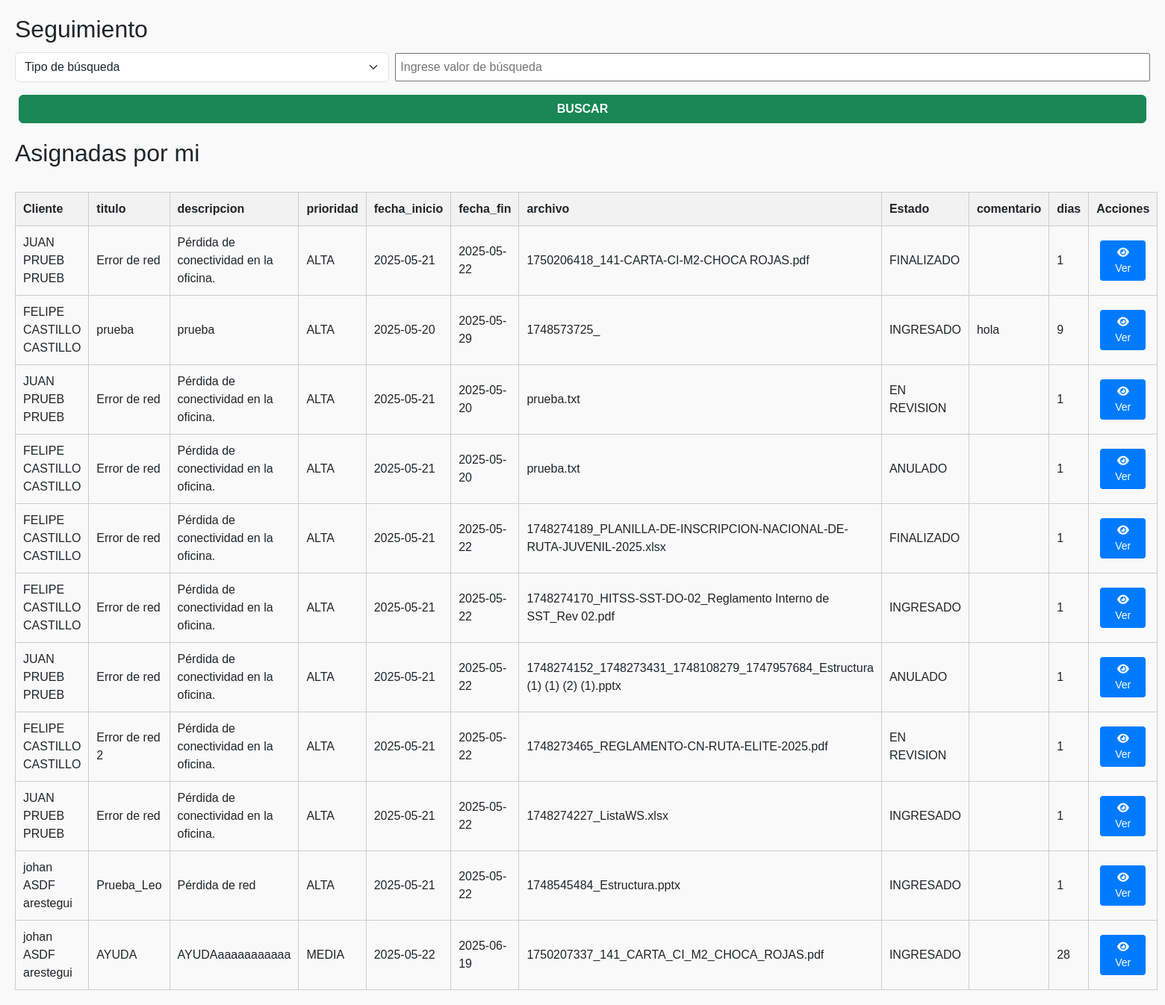
The app's page /registros/form_busc_seguimiento_incidencia.php with its own data.
### tables this page shows
CREATE TABLE `incidencia` (
  `id_incidencia` int(11) NOT NULL,
  `id_cliente` int(11) NOT NULL,
  `titulo` varchar(255) NOT NULL,
  `descripcion` text NOT NULL,
  `id_prioridad` int(11) NOT NULL,
  `fecha_inicio` date NOT NULL,
  `fecha_fin` date DEFAULT NULL,
  `archivo` varchar(255) DEFAULT NULL,
  `id_estado` int(11) NOT NULL,
  `comentarios` varchar(100) NOT NULL
);

CREATE TABLE `prioridad` (
  `id_prioridad` int(11) NOT NULL,
  `descripcion` varchar(100) NOT NULL
);

CREATE TABLE `estados_reclamos` (
  `id_estado` int(11) NOT NULL,
  `nombre_estado` varchar(50) NOT NULL
);

### php/incidencias.php (called while the page is built, shortened)
<?php
$host = "localhost";
$user = "root";
$password = "";
$database = "incidencias";
$conn = new mysqli($host, $user, $password, $database);
$sql = "SELECT i.*, e.nombre_estado , CONCAT_WS(' ', c.nombres, c.apellido_paterno, c.apellido_materno) AS nombre_cliente,
    p.descripcion AS nombre_prioridad FROM incidencia i JOIN clientes c ON i.id_cliente = c.id_cliente JOIN
    prioridad p ON i.id_prioridad = p.id_prioridad JOIN estados_reclamos e ON i.id_estado = e.id_estado ORDER BY i.id_incidencia
    ";
$result_lista = $conn->query($sql);
?>

### registros/form_busc_seguimiento_incidencia.php (the view, shortened to what this page needs)
    <?php include '../php/incidencias.php'; ?>
<!DOCTYPE html>
<html lang="es">
<head>
    <link rel="stylesheet" href="https://cdnjs.cloudflare.com/ajax/libs/font-awesome/6.5.0/css/all.min.css">
       <link href="https://cdn.jsdelivr.net/npm/bootstrap@5.3.3/dist/css/bootstrap.min.css" rel="stylesheet">
    <link rel="stylesheet" href="../css/estiloCliente.css">
    <link rel="stylesheet" href="../css/seguimiento.css">
    <link rel="stylesheet" href="../css/cliente.css">
</head>
<body>
    <h2>Seguimiento</h2>
    <div class="buscar-container">
            <div class="row g-2 mb-2">
                <div class="col-md-4">
                    <select  class="form-select" id="tipo_busqueda" aria-label="Tipo de búsqueda">
                        <option selected>Tipo de búsqueda</option>
                    </select>
                </div>
                <div class="col-md-8">
                    <input type="text" id="valor_busqueda" placeholder="Ingrese valor de búsqueda">
                </div>
            </div>
            <div class="d-grid mb-3">
                <button  id="btnBuscar" class="btn btn-success fw-bold" type="button">BUSCAR</button>
            </div>
    </div>
   <h2>Asignadas por mi</h2> <br>
    <table>
        <thead>
            <tr>
                <th>Cliente</th>
                <th>titulo</th>
                <th>descripcion</th>
                <th>prioridad</th>
                <th>fecha_inicio</th>
                <th>fecha_fin</th>
                <th>archivo</th>
                <th>Estado</th>
                <th>comentario</th>
                <th>dias</th>
                <th>Acciones</th>
            </tr>
        </thead>
        <tbody>
            <?php
                while ($row = $result_lista->fetch_assoc()):
                $fecha_inicio = new DateTime($row["fecha_inicio"]);
                $fecha_fin = new DateTime($row["fecha_fin"]);
                $diferencia = $fecha_inicio->diff($fecha_fin);
                $dias = $diferencia->days;
            ?>
            <tr>
                <td><?= $row["nombre_cliente"] ?></td>
                <td><?= $row["titulo"] ?></td>
                <td><?= $row["descripcion"] ?></td>
                <td><?= $row["nombre_prioridad"] ?></td>
                <td><?= $row["fecha_inicio"] ?></td>
                <td><?= $row["fecha_fin"] ?></td>
                <td><?= $row["archivo"] ?></td>
                <td><?= $row["nombre_estado"] ?></td>
                <td><?= $row["comentarios"] ?></td>
                <td><?= $dias?></td>
                <td class="acciones">
                <button class="btn-ver" onclick="abrirModal('modalEditar<?= $row[
                                    "id_incidencia"
                                ] ?>')">
                    <i class="fas fa-eye"></i> Ver
                </button>
                </td>
            </tr>
            <?php endwhile; ?>
        </tbody>
    </table>
</body>

### css/estiloCliente.css (style rules this page uses)
table { width: 100%; border-collapse: collapse; }
th, td { padding: 10px; border: 1px solid #ccc; text-align: left; }
th { background-color: #f2f2f2; }
.acciones button { margin-right: 5px; }
.acciones button { padding: 6px 12px; border: none; border-radius: 4px; color: #fff; cursor: pointer; font-size: 14px; transition: background-color 0.3s ease; }
.acciones button:nth-child(1) { background-color: #007bff; }
body { font-family: Arial, sans-serif; padding: 20px; background-color: #f9f9f9; }
select { padding: 10px; font-size: 16px; border-radius: 5px; border: 1px solid #ccc; background-color: #fff; cursor: pointer; width: 200px; transition: all 0.3s ease; }

### css/cliente.css (style rules this page uses)
body { font-family: Arial; }
button { margin: 5px; }
input { width: 100%; padding: 5px; margin: 5px 0; }
.buscar-container .form-select { height: 40px; vertical-align: middle; margin: 4px 0px; }

### records on screen
incidencia: nombre_cliente "JUAN PRUEB PRUEB", titulo "Error de red", descripcion "Pérdida de conectividad en la oficina.", id_prioridad.descripcion "ALTA", fecha_inicio "2025-05-21", fecha_fin "2025-05-22", archivo "1750206418_141-CARTA-CI-M2-CHOCA ROJAS.pdf", id_estado.nombre_estado "FINALIZADO", dias "1"
incidencia: nombre_cliente "FELIPE CASTILLO CASTILLO", titulo "prueba", descripcion "prueba", id_prioridad.descripcion "ALTA", fecha_inicio "2025-05-20", fecha_fin "2025-05-29", archivo "1748573725_", id_estado.nombre_estado "INGRESADO", comentarios "hola", dias "9"
incidencia: nombre_cliente "JUAN PRUEB PRUEB", titulo "Error de red", descripcion "Pérdida de conectividad en la oficina.", id_prioridad.descripcion "ALTA", fecha_inicio "2025-05-21", fecha_fin "2025-05-20", archivo "prueba.txt", id_estado.nombre_estado "EN REVISION", dias "1"
incidencia: nombre_cliente "FELIPE CASTILLO CASTILLO", titulo "Error de red", descripcion "Pérdida de conectividad en la oficina.", id_prioridad.descripcion "ALTA", fecha_inicio "2025-05-21", fecha_fin "2025-05-20", archivo "prueba.txt", id_estado.nombre_estado "ANULADO", dias "1"
incidencia: nombre_cliente "FELIPE CASTILLO CASTILLO", titulo "Error de red", descripcion "Pérdida de conectividad en la oficina.", id_prioridad.descripcion "ALTA", fecha_inicio "2025-05-21", fecha_fin "2025-05-22", archivo "1748274189_PLANILLA-DE-INSCRIPCION-NACIONAL-DE-RUTA-JUVENIL-2025.xlsx", id_estado.nombre_estado "FINALIZADO", dias "1"
incidencia: nombre_cliente "FELIPE CASTILLO CASTILLO", titulo "Error de red", descripcion "Pérdida de conectividad en la oficina.", id_prioridad.descripcion "ALTA", fecha_inicio "2025-05-21", fecha_fin "2025-05-22", archivo "1748274170_HITSS-SST-DO-02_Reglamento Interno de SST_Rev 02.pdf", id_estado.nombre_estado "INGRESADO", dias "1"
incidencia: nombre_cliente "JUAN PRUEB PRUEB", titulo "Error de red", descripcion "Pérdida de conectividad en la oficina.", id_prioridad.descripcion "ALTA", fecha_inicio "2025-05-21", fecha_fin "2025-05-22", archivo "1748274152_1748273431_1748108279_1747957684_Estructura (1) (1) (2) (1).pptx", id_estado.nombre_estado "ANULADO", dias "1"
incidencia: nombre_cliente "FELIPE CASTILLO CASTILLO", titulo "Error de red 2", descripcion "Pérdida de conectividad en la oficina.", id_prioridad.descripcion "ALTA", fecha_inicio "2025-05-21", fecha_fin "2025-05-22", archivo "1748273465_REGLAMENTO-CN-RUTA-ELITE-2025.pdf", id_estado.nombre_estado "EN REVISION", dias "1"
incidencia: nombre_cliente "JUAN PRUEB PRUEB", titulo "Error de red", descripcion "Pérdida de conectividad en la oficina.", id_prioridad.descripcion "ALTA", fecha_inicio "2025-05-21", fecha_fin "2025-05-22", archivo "1748274227_ListaWS.xlsx", id_estado.nombre_estado "INGRESADO", dias "1"
incidencia: nombre_cliente "johan ASDF arestegui", titulo "Prueba_Leo", descripcion "Pérdida de red", id_prioridad.descripcion "ALTA", fecha_inicio "2025-05-21", fecha_fin "2025-05-22", archivo "1748545484_Estructura.pptx", id_estado.nombre_estado "INGRESADO", dias "1"
incidencia: nombre_cliente "johan ASDF arestegui", titulo "AYUDA", descripcion "AYUDAaaaaaaaaaaa", id_prioridad.descripcion "MEDIA", fecha_inicio "2025-05-22", fecha_fin "2025-06-19", archivo "1750207337_141_CARTA_CI_M2_CHOCA_ROJAS.pdf", id_estado.nombre_estado "INGRESADO", dias "28"
